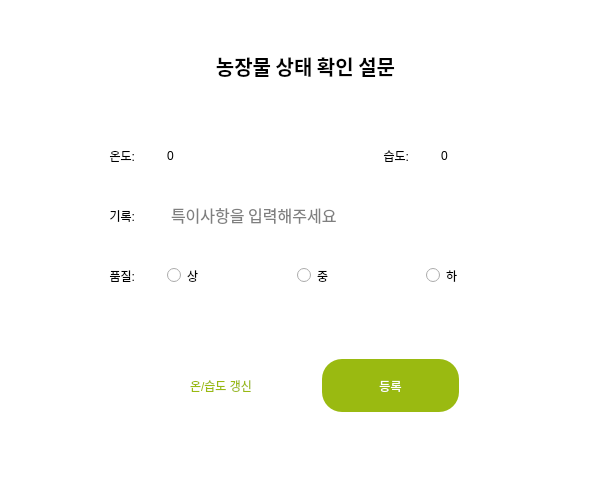
<?xml version="1.0" encoding="UTF-8"?>
<ui version="4.0">
 <class>MainWindow</class>
 <widget class="QMainWindow" name="MainWindow">
  <property name="geometry">
   <rect>
    <x>0</x>
    <y>0</y>
    <width>616</width>
    <height>495</height>
   </rect>
  </property>
  <property name="windowTitle">
   <string>MainWindow</string>
  </property>
  <property name="styleSheet">
   <string notr="true">background-color: #ffffff;</string>
  </property>
  <widget class="QWidget" name="centralwidget">
   <widget class="QFrame" name="horizontalFrame">
    <property name="geometry">
     <rect>
      <x>0</x>
      <y>130</y>
      <width>611</width>
      <height>51</height>
     </rect>
    </property>
    <property name="sizePolicy">
     <sizepolicy hsizetype="Expanding" vsizetype="Preferred">
      <horstretch>0</horstretch>
      <verstretch>0</verstretch>
     </sizepolicy>
    </property>
    <property name="styleSheet">
     <string notr="true"/>
    </property>
    <layout class="QHBoxLayout" name="horizontalLayout">
     <item>
      <widget class="QFrame" name="frame_4">
       <property name="sizePolicy">
        <sizepolicy hsizetype="Fixed" vsizetype="Preferred">
         <horstretch>0</horstretch>
         <verstretch>0</verstretch>
        </sizepolicy>
       </property>
       <property name="minimumSize">
        <size>
         <width>20</width>
         <height>0</height>
        </size>
       </property>
       <property name="styleSheet">
        <string notr="true">border:none</string>
       </property>
       <property name="frameShape">
        <enum>QFrame::StyledPanel</enum>
       </property>
       <property name="frameShadow">
        <enum>QFrame::Raised</enum>
       </property>
       <widget class="QFrame" name="frame_5">
        <property name="geometry">
         <rect>
          <x>60</x>
          <y>-40</y>
          <width>20</width>
          <height>29</height>
         </rect>
        </property>
        <property name="sizePolicy">
         <sizepolicy hsizetype="Fixed" vsizetype="Preferred">
          <horstretch>0</horstretch>
          <verstretch>0</verstretch>
         </sizepolicy>
        </property>
        <property name="minimumSize">
         <size>
          <width>20</width>
          <height>0</height>
         </size>
        </property>
        <property name="frameShape">
         <enum>QFrame::StyledPanel</enum>
        </property>
        <property name="frameShadow">
         <enum>QFrame::Raised</enum>
        </property>
       </widget>
      </widget>
     </item>
     <item>
      <widget class="QLabel" name="temp_label">
       <property name="sizePolicy">
        <sizepolicy hsizetype="Fixed" vsizetype="Preferred">
         <horstretch>0</horstretch>
         <verstretch>0</verstretch>
        </sizepolicy>
       </property>
       <property name="minimumSize">
        <size>
         <width>100</width>
         <height>0</height>
        </size>
       </property>
       <property name="text">
        <string>온도:</string>
       </property>
       <property name="alignment">
        <set>Qt::AlignRight|Qt::AlignTrailing|Qt::AlignVCenter</set>
       </property>
      </widget>
     </item>
     <item>
      <widget class="QFrame" name="frame_30">
       <property name="sizePolicy">
        <sizepolicy hsizetype="Fixed" vsizetype="Preferred">
         <horstretch>0</horstretch>
         <verstretch>0</verstretch>
        </sizepolicy>
       </property>
       <property name="minimumSize">
        <size>
         <width>20</width>
         <height>0</height>
        </size>
       </property>
       <property name="styleSheet">
        <string notr="true">border:none</string>
       </property>
       <property name="frameShape">
        <enum>QFrame::StyledPanel</enum>
       </property>
       <property name="frameShadow">
        <enum>QFrame::Raised</enum>
       </property>
       <widget class="QFrame" name="frame_31">
        <property name="geometry">
         <rect>
          <x>60</x>
          <y>-40</y>
          <width>20</width>
          <height>29</height>
         </rect>
        </property>
        <property name="sizePolicy">
         <sizepolicy hsizetype="Fixed" vsizetype="Preferred">
          <horstretch>0</horstretch>
          <verstretch>0</verstretch>
         </sizepolicy>
        </property>
        <property name="minimumSize">
         <size>
          <width>20</width>
          <height>0</height>
         </size>
        </property>
        <property name="frameShape">
         <enum>QFrame::StyledPanel</enum>
        </property>
        <property name="frameShadow">
         <enum>QFrame::Raised</enum>
        </property>
       </widget>
      </widget>
     </item>
     <item>
      <widget class="QLabel" name="temp_value">
       <property name="sizePolicy">
        <sizepolicy hsizetype="Expanding" vsizetype="Preferred">
         <horstretch>0</horstretch>
         <verstretch>0</verstretch>
        </sizepolicy>
       </property>
       <property name="text">
        <string>0</string>
       </property>
      </widget>
     </item>
     <item>
      <widget class="QLabel" name="humi_label">
       <property name="sizePolicy">
        <sizepolicy hsizetype="Minimum" vsizetype="Preferred">
         <horstretch>0</horstretch>
         <verstretch>0</verstretch>
        </sizepolicy>
       </property>
       <property name="minimumSize">
        <size>
         <width>100</width>
         <height>0</height>
        </size>
       </property>
       <property name="text">
        <string>습도:</string>
       </property>
       <property name="alignment">
        <set>Qt::AlignRight|Qt::AlignTrailing|Qt::AlignVCenter</set>
       </property>
      </widget>
     </item>
     <item>
      <widget class="QFrame" name="frame_32">
       <property name="sizePolicy">
        <sizepolicy hsizetype="Fixed" vsizetype="Preferred">
         <horstretch>0</horstretch>
         <verstretch>0</verstretch>
        </sizepolicy>
       </property>
       <property name="minimumSize">
        <size>
         <width>20</width>
         <height>0</height>
        </size>
       </property>
       <property name="styleSheet">
        <string notr="true">border:none</string>
       </property>
       <property name="frameShape">
        <enum>QFrame::StyledPanel</enum>
       </property>
       <property name="frameShadow">
        <enum>QFrame::Raised</enum>
       </property>
       <widget class="QFrame" name="frame_33">
        <property name="geometry">
         <rect>
          <x>60</x>
          <y>-40</y>
          <width>20</width>
          <height>29</height>
         </rect>
        </property>
        <property name="sizePolicy">
         <sizepolicy hsizetype="Fixed" vsizetype="Preferred">
          <horstretch>0</horstretch>
          <verstretch>0</verstretch>
         </sizepolicy>
        </property>
        <property name="minimumSize">
         <size>
          <width>20</width>
          <height>0</height>
         </size>
        </property>
        <property name="frameShape">
         <enum>QFrame::StyledPanel</enum>
        </property>
        <property name="frameShadow">
         <enum>QFrame::Raised</enum>
        </property>
       </widget>
      </widget>
     </item>
     <item>
      <widget class="QLabel" name="humi_value">
       <property name="sizePolicy">
        <sizepolicy hsizetype="Expanding" vsizetype="Preferred">
         <horstretch>0</horstretch>
         <verstretch>0</verstretch>
        </sizepolicy>
       </property>
       <property name="text">
        <string>0</string>
       </property>
      </widget>
     </item>
     <item>
      <widget class="QFrame" name="frame_6">
       <property name="sizePolicy">
        <sizepolicy hsizetype="Fixed" vsizetype="Preferred">
         <horstretch>0</horstretch>
         <verstretch>0</verstretch>
        </sizepolicy>
       </property>
       <property name="minimumSize">
        <size>
         <width>20</width>
         <height>0</height>
        </size>
       </property>
       <property name="styleSheet">
        <string notr="true">border:none</string>
       </property>
       <property name="frameShape">
        <enum>QFrame::StyledPanel</enum>
       </property>
       <property name="frameShadow">
        <enum>QFrame::Raised</enum>
       </property>
       <widget class="QFrame" name="frame_8">
        <property name="geometry">
         <rect>
          <x>60</x>
          <y>-40</y>
          <width>20</width>
          <height>29</height>
         </rect>
        </property>
        <property name="sizePolicy">
         <sizepolicy hsizetype="Fixed" vsizetype="Preferred">
          <horstretch>0</horstretch>
          <verstretch>0</verstretch>
         </sizepolicy>
        </property>
        <property name="minimumSize">
         <size>
          <width>20</width>
          <height>0</height>
         </size>
        </property>
        <property name="frameShape">
         <enum>QFrame::StyledPanel</enum>
        </property>
        <property name="frameShadow">
         <enum>QFrame::Raised</enum>
        </property>
       </widget>
      </widget>
     </item>
    </layout>
   </widget>
   <widget class="QFrame" name="horizontalFrame_3">
    <property name="geometry">
     <rect>
      <x>0</x>
      <y>250</y>
      <width>611</width>
      <height>51</height>
     </rect>
    </property>
    <property name="sizePolicy">
     <sizepolicy hsizetype="Expanding" vsizetype="Preferred">
      <horstretch>0</horstretch>
      <verstretch>0</verstretch>
     </sizepolicy>
    </property>
    <property name="styleSheet">
     <string notr="true"/>
    </property>
    <layout class="QHBoxLayout" name="horizontalLayout_3">
     <item>
      <widget class="QFrame" name="frame_14">
       <property name="sizePolicy">
        <sizepolicy hsizetype="Fixed" vsizetype="Preferred">
         <horstretch>0</horstretch>
         <verstretch>0</verstretch>
        </sizepolicy>
       </property>
       <property name="minimumSize">
        <size>
         <width>20</width>
         <height>0</height>
        </size>
       </property>
       <property name="styleSheet">
        <string notr="true">border:none</string>
       </property>
       <property name="frameShape">
        <enum>QFrame::StyledPanel</enum>
       </property>
       <property name="frameShadow">
        <enum>QFrame::Raised</enum>
       </property>
       <widget class="QFrame" name="frame_16">
        <property name="geometry">
         <rect>
          <x>60</x>
          <y>-40</y>
          <width>20</width>
          <height>29</height>
         </rect>
        </property>
        <property name="sizePolicy">
         <sizepolicy hsizetype="Fixed" vsizetype="Preferred">
          <horstretch>0</horstretch>
          <verstretch>0</verstretch>
         </sizepolicy>
        </property>
        <property name="minimumSize">
         <size>
          <width>20</width>
          <height>0</height>
         </size>
        </property>
        <property name="frameShape">
         <enum>QFrame::StyledPanel</enum>
        </property>
        <property name="frameShadow">
         <enum>QFrame::Raised</enum>
        </property>
       </widget>
      </widget>
     </item>
     <item>
      <widget class="QLabel" name="quality_label">
       <property name="sizePolicy">
        <sizepolicy hsizetype="Fixed" vsizetype="Preferred">
         <horstretch>0</horstretch>
         <verstretch>0</verstretch>
        </sizepolicy>
       </property>
       <property name="minimumSize">
        <size>
         <width>100</width>
         <height>0</height>
        </size>
       </property>
       <property name="text">
        <string>품질:</string>
       </property>
       <property name="alignment">
        <set>Qt::AlignRight|Qt::AlignTrailing|Qt::AlignVCenter</set>
       </property>
      </widget>
     </item>
     <item>
      <widget class="QFrame" name="frame_20">
       <property name="sizePolicy">
        <sizepolicy hsizetype="Fixed" vsizetype="Preferred">
         <horstretch>0</horstretch>
         <verstretch>0</verstretch>
        </sizepolicy>
       </property>
       <property name="minimumSize">
        <size>
         <width>20</width>
         <height>0</height>
        </size>
       </property>
       <property name="styleSheet">
        <string notr="true">border:none</string>
       </property>
       <property name="frameShape">
        <enum>QFrame::StyledPanel</enum>
       </property>
       <property name="frameShadow">
        <enum>QFrame::Raised</enum>
       </property>
       <widget class="QFrame" name="frame_21">
        <property name="geometry">
         <rect>
          <x>60</x>
          <y>-40</y>
          <width>20</width>
          <height>29</height>
         </rect>
        </property>
        <property name="sizePolicy">
         <sizepolicy hsizetype="Fixed" vsizetype="Preferred">
          <horstretch>0</horstretch>
          <verstretch>0</verstretch>
         </sizepolicy>
        </property>
        <property name="minimumSize">
         <size>
          <width>20</width>
          <height>0</height>
         </size>
        </property>
        <property name="frameShape">
         <enum>QFrame::StyledPanel</enum>
        </property>
        <property name="frameShadow">
         <enum>QFrame::Raised</enum>
        </property>
       </widget>
      </widget>
     </item>
     <item>
      <widget class="QRadioButton" name="quality_good">
       <property name="sizePolicy">
        <sizepolicy hsizetype="Expanding" vsizetype="Expanding">
         <horstretch>0</horstretch>
         <verstretch>0</verstretch>
        </sizepolicy>
       </property>
       <property name="text">
        <string>상</string>
       </property>
      </widget>
     </item>
     <item>
      <widget class="QRadioButton" name="quality_average">
       <property name="sizePolicy">
        <sizepolicy hsizetype="Expanding" vsizetype="Expanding">
         <horstretch>0</horstretch>
         <verstretch>0</verstretch>
        </sizepolicy>
       </property>
       <property name="text">
        <string>중</string>
       </property>
      </widget>
     </item>
     <item>
      <widget class="QRadioButton" name="quality_bad">
       <property name="sizePolicy">
        <sizepolicy hsizetype="Expanding" vsizetype="Expanding">
         <horstretch>0</horstretch>
         <verstretch>0</verstretch>
        </sizepolicy>
       </property>
       <property name="text">
        <string>하</string>
       </property>
      </widget>
     </item>
     <item>
      <widget class="QFrame" name="frame_22">
       <property name="sizePolicy">
        <sizepolicy hsizetype="Fixed" vsizetype="Preferred">
         <horstretch>0</horstretch>
         <verstretch>0</verstretch>
        </sizepolicy>
       </property>
       <property name="minimumSize">
        <size>
         <width>20</width>
         <height>0</height>
        </size>
       </property>
       <property name="styleSheet">
        <string notr="true">border:none</string>
       </property>
       <property name="frameShape">
        <enum>QFrame::StyledPanel</enum>
       </property>
       <property name="frameShadow">
        <enum>QFrame::Raised</enum>
       </property>
       <widget class="QFrame" name="frame_23">
        <property name="geometry">
         <rect>
          <x>60</x>
          <y>-40</y>
          <width>20</width>
          <height>29</height>
         </rect>
        </property>
        <property name="sizePolicy">
         <sizepolicy hsizetype="Fixed" vsizetype="Preferred">
          <horstretch>0</horstretch>
          <verstretch>0</verstretch>
         </sizepolicy>
        </property>
        <property name="minimumSize">
         <size>
          <width>20</width>
          <height>0</height>
         </size>
        </property>
        <property name="frameShape">
         <enum>QFrame::StyledPanel</enum>
        </property>
        <property name="frameShadow">
         <enum>QFrame::Raised</enum>
        </property>
       </widget>
      </widget>
     </item>
     <item>
      <widget class="QFrame" name="frame_17">
       <property name="sizePolicy">
        <sizepolicy hsizetype="Fixed" vsizetype="Preferred">
         <horstretch>0</horstretch>
         <verstretch>0</verstretch>
        </sizepolicy>
       </property>
       <property name="minimumSize">
        <size>
         <width>20</width>
         <height>0</height>
        </size>
       </property>
       <property name="styleSheet">
        <string notr="true">border:none</string>
       </property>
       <property name="frameShape">
        <enum>QFrame::StyledPanel</enum>
       </property>
       <property name="frameShadow">
        <enum>QFrame::Raised</enum>
       </property>
       <widget class="QFrame" name="frame_19">
        <property name="geometry">
         <rect>
          <x>60</x>
          <y>-40</y>
          <width>20</width>
          <height>29</height>
         </rect>
        </property>
        <property name="sizePolicy">
         <sizepolicy hsizetype="Fixed" vsizetype="Preferred">
          <horstretch>0</horstretch>
          <verstretch>0</verstretch>
         </sizepolicy>
        </property>
        <property name="minimumSize">
         <size>
          <width>20</width>
          <height>0</height>
         </size>
        </property>
        <property name="frameShape">
         <enum>QFrame::StyledPanel</enum>
        </property>
        <property name="frameShadow">
         <enum>QFrame::Raised</enum>
        </property>
       </widget>
      </widget>
     </item>
    </layout>
   </widget>
   <widget class="QFrame" name="horizontalFrame_4">
    <property name="geometry">
     <rect>
      <x>0</x>
      <y>350</y>
      <width>611</width>
      <height>71</height>
     </rect>
    </property>
    <property name="sizePolicy">
     <sizepolicy hsizetype="Expanding" vsizetype="Preferred">
      <horstretch>0</horstretch>
      <verstretch>0</verstretch>
     </sizepolicy>
    </property>
    <layout class="QHBoxLayout" name="horizontalLayout_4">
     <item>
      <widget class="QFrame" name="frame">
       <property name="styleSheet">
        <string notr="true">border:none</string>
       </property>
       <property name="frameShape">
        <enum>QFrame::StyledPanel</enum>
       </property>
       <property name="frameShadow">
        <enum>QFrame::Raised</enum>
       </property>
      </widget>
     </item>
     <item>
      <widget class="QPushButton" name="cancel_btn">
       <property name="sizePolicy">
        <sizepolicy hsizetype="Minimum" vsizetype="Expanding">
         <horstretch>0</horstretch>
         <verstretch>0</verstretch>
        </sizepolicy>
       </property>
       <property name="minimumSize">
        <size>
         <width>50</width>
         <height>0</height>
        </size>
       </property>
       <property name="styleSheet">
        <string notr="true">color: #9aba11;
background-color: white;
border: 2px solid 9aba11;
border-radius: 20px;</string>
       </property>
       <property name="text">
        <string>온/습도 갱신</string>
       </property>
      </widget>
     </item>
     <item>
      <widget class="QFrame" name="frame_3">
       <property name="sizePolicy">
        <sizepolicy hsizetype="Fixed" vsizetype="Preferred">
         <horstretch>0</horstretch>
         <verstretch>0</verstretch>
        </sizepolicy>
       </property>
       <property name="minimumSize">
        <size>
         <width>20</width>
         <height>0</height>
        </size>
       </property>
       <property name="styleSheet">
        <string notr="true">border:none</string>
       </property>
       <property name="frameShape">
        <enum>QFrame::StyledPanel</enum>
       </property>
       <property name="frameShadow">
        <enum>QFrame::Raised</enum>
       </property>
      </widget>
     </item>
     <item>
      <widget class="QPushButton" name="regi_btn">
       <property name="sizePolicy">
        <sizepolicy hsizetype="Minimum" vsizetype="Expanding">
         <horstretch>0</horstretch>
         <verstretch>0</verstretch>
        </sizepolicy>
       </property>
       <property name="styleSheet">
        <string notr="true">color: white;
	background-color: #9aba11;
	border-radius: 20px;</string>
       </property>
       <property name="text">
        <string>등록</string>
       </property>
      </widget>
     </item>
     <item>
      <widget class="QFrame" name="frame_2">
       <property name="styleSheet">
        <string notr="true">border:none</string>
       </property>
       <property name="frameShape">
        <enum>QFrame::StyledPanel</enum>
       </property>
       <property name="frameShadow">
        <enum>QFrame::Raised</enum>
       </property>
      </widget>
     </item>
    </layout>
   </widget>
   <widget class="QFrame" name="horizontalFrame_2">
    <property name="geometry">
     <rect>
      <x>0</x>
      <y>190</y>
      <width>611</width>
      <height>51</height>
     </rect>
    </property>
    <property name="sizePolicy">
     <sizepolicy hsizetype="Expanding" vsizetype="Preferred">
      <horstretch>0</horstretch>
      <verstretch>0</verstretch>
     </sizepolicy>
    </property>
    <property name="styleSheet">
     <string notr="true"/>
    </property>
    <layout class="QHBoxLayout" name="horizontalLayout_2">
     <item>
      <widget class="QFrame" name="frame_9">
       <property name="sizePolicy">
        <sizepolicy hsizetype="Fixed" vsizetype="Preferred">
         <horstretch>0</horstretch>
         <verstretch>0</verstretch>
        </sizepolicy>
       </property>
       <property name="minimumSize">
        <size>
         <width>20</width>
         <height>0</height>
        </size>
       </property>
       <property name="styleSheet">
        <string notr="true">border:none</string>
       </property>
       <property name="frameShape">
        <enum>QFrame::StyledPanel</enum>
       </property>
       <property name="frameShadow">
        <enum>QFrame::Raised</enum>
       </property>
       <widget class="QFrame" name="frame_10">
        <property name="geometry">
         <rect>
          <x>60</x>
          <y>-40</y>
          <width>20</width>
          <height>29</height>
         </rect>
        </property>
        <property name="sizePolicy">
         <sizepolicy hsizetype="Fixed" vsizetype="Preferred">
          <horstretch>0</horstretch>
          <verstretch>0</verstretch>
         </sizepolicy>
        </property>
        <property name="minimumSize">
         <size>
          <width>20</width>
          <height>0</height>
         </size>
        </property>
        <property name="frameShape">
         <enum>QFrame::StyledPanel</enum>
        </property>
        <property name="frameShadow">
         <enum>QFrame::Raised</enum>
        </property>
       </widget>
      </widget>
     </item>
     <item>
      <widget class="QLabel" name="etc_label">
       <property name="sizePolicy">
        <sizepolicy hsizetype="Fixed" vsizetype="Preferred">
         <horstretch>0</horstretch>
         <verstretch>0</verstretch>
        </sizepolicy>
       </property>
       <property name="minimumSize">
        <size>
         <width>100</width>
         <height>0</height>
        </size>
       </property>
       <property name="text">
        <string>기록:</string>
       </property>
       <property name="alignment">
        <set>Qt::AlignRight|Qt::AlignTrailing|Qt::AlignVCenter</set>
       </property>
      </widget>
     </item>
     <item>
      <widget class="QFrame" name="frame_24">
       <property name="sizePolicy">
        <sizepolicy hsizetype="Fixed" vsizetype="Preferred">
         <horstretch>0</horstretch>
         <verstretch>0</verstretch>
        </sizepolicy>
       </property>
       <property name="minimumSize">
        <size>
         <width>20</width>
         <height>0</height>
        </size>
       </property>
       <property name="styleSheet">
        <string notr="true">border:none</string>
       </property>
       <property name="frameShape">
        <enum>QFrame::StyledPanel</enum>
       </property>
       <property name="frameShadow">
        <enum>QFrame::Raised</enum>
       </property>
       <widget class="QFrame" name="frame_25">
        <property name="geometry">
         <rect>
          <x>60</x>
          <y>-40</y>
          <width>20</width>
          <height>29</height>
         </rect>
        </property>
        <property name="sizePolicy">
         <sizepolicy hsizetype="Fixed" vsizetype="Preferred">
          <horstretch>0</horstretch>
          <verstretch>0</verstretch>
         </sizepolicy>
        </property>
        <property name="minimumSize">
         <size>
          <width>20</width>
          <height>0</height>
         </size>
        </property>
        <property name="frameShape">
         <enum>QFrame::StyledPanel</enum>
        </property>
        <property name="frameShadow">
         <enum>QFrame::Raised</enum>
        </property>
       </widget>
      </widget>
     </item>
     <item>
      <widget class="QTextEdit" name="etc_text">
       <property name="font">
        <font>
         <family>은 돋움</family>
         <pointsize>12</pointsize>
        </font>
       </property>
       <property name="autoFillBackground">
        <bool>false</bool>
       </property>
       <property name="styleSheet">
        <string notr="true">border:none;</string>
       </property>
       <property name="html">
        <string>&lt;!DOCTYPE HTML PUBLIC &quot;-//W3C//DTD HTML 4.0//EN&quot; &quot;http://www.w3.org/TR/REC-html40/strict.dtd&quot;&gt;
&lt;html&gt;&lt;head&gt;&lt;meta name=&quot;qrichtext&quot; content=&quot;1&quot; /&gt;&lt;style type=&quot;text/css&quot;&gt;
p, li { white-space: pre-wrap; }
&lt;/style&gt;&lt;/head&gt;&lt;body style=&quot; font-family:'은 돋움'; font-size:12pt; font-weight:400; font-style:normal;&quot;&gt;
&lt;p style=&quot;-qt-paragraph-type:empty; margin-top:0px; margin-bottom:0px; margin-left:0px; margin-right:0px; -qt-block-indent:0; text-indent:0px; font-family:'Gulim'; font-size:9pt;&quot;&gt;&lt;br /&gt;&lt;/p&gt;&lt;/body&gt;&lt;/html&gt;</string>
       </property>
       <property name="placeholderText">
        <string>특이사항을 입력해주세요</string>
       </property>
      </widget>
     </item>
     <item>
      <widget class="QFrame" name="frame_26">
       <property name="sizePolicy">
        <sizepolicy hsizetype="Fixed" vsizetype="Preferred">
         <horstretch>0</horstretch>
         <verstretch>0</verstretch>
        </sizepolicy>
       </property>
       <property name="minimumSize">
        <size>
         <width>20</width>
         <height>0</height>
        </size>
       </property>
       <property name="styleSheet">
        <string notr="true">border:none</string>
       </property>
       <property name="frameShape">
        <enum>QFrame::StyledPanel</enum>
       </property>
       <property name="frameShadow">
        <enum>QFrame::Raised</enum>
       </property>
       <widget class="QFrame" name="frame_27">
        <property name="geometry">
         <rect>
          <x>60</x>
          <y>-40</y>
          <width>20</width>
          <height>29</height>
         </rect>
        </property>
        <property name="sizePolicy">
         <sizepolicy hsizetype="Fixed" vsizetype="Preferred">
          <horstretch>0</horstretch>
          <verstretch>0</verstretch>
         </sizepolicy>
        </property>
        <property name="minimumSize">
         <size>
          <width>20</width>
          <height>0</height>
         </size>
        </property>
        <property name="frameShape">
         <enum>QFrame::StyledPanel</enum>
        </property>
        <property name="frameShadow">
         <enum>QFrame::Raised</enum>
        </property>
       </widget>
      </widget>
     </item>
     <item>
      <widget class="QFrame" name="frame_11">
       <property name="sizePolicy">
        <sizepolicy hsizetype="Fixed" vsizetype="Preferred">
         <horstretch>0</horstretch>
         <verstretch>0</verstretch>
        </sizepolicy>
       </property>
       <property name="minimumSize">
        <size>
         <width>20</width>
         <height>0</height>
        </size>
       </property>
       <property name="styleSheet">
        <string notr="true">border:none</string>
       </property>
       <property name="frameShape">
        <enum>QFrame::StyledPanel</enum>
       </property>
       <property name="frameShadow">
        <enum>QFrame::Raised</enum>
       </property>
       <widget class="QFrame" name="frame_13">
        <property name="geometry">
         <rect>
          <x>60</x>
          <y>-40</y>
          <width>20</width>
          <height>29</height>
         </rect>
        </property>
        <property name="sizePolicy">
         <sizepolicy hsizetype="Fixed" vsizetype="Preferred">
          <horstretch>0</horstretch>
          <verstretch>0</verstretch>
         </sizepolicy>
        </property>
        <property name="minimumSize">
         <size>
          <width>20</width>
          <height>0</height>
         </size>
        </property>
        <property name="frameShape">
         <enum>QFrame::StyledPanel</enum>
        </property>
        <property name="frameShadow">
         <enum>QFrame::Raised</enum>
        </property>
       </widget>
      </widget>
     </item>
    </layout>
   </widget>
   <widget class="QFrame" name="horizontalFrame_5">
    <property name="geometry">
     <rect>
      <x>0</x>
      <y>40</y>
      <width>611</width>
      <height>51</height>
     </rect>
    </property>
    <property name="sizePolicy">
     <sizepolicy hsizetype="Expanding" vsizetype="Preferred">
      <horstretch>0</horstretch>
      <verstretch>0</verstretch>
     </sizepolicy>
    </property>
    <property name="styleSheet">
     <string notr="true">padding:0px 30px;</string>
    </property>
    <layout class="QHBoxLayout" name="horizontalLayout_5">
     <item>
      <widget class="QLabel" name="label">
       <property name="font">
        <font>
         <family>은 돋움</family>
         <pointsize>15</pointsize>
         <weight>75</weight>
         <bold>true</bold>
        </font>
       </property>
       <property name="text">
        <string>농장물 상태 확인 설문</string>
       </property>
       <property name="alignment">
        <set>Qt::AlignCenter</set>
       </property>
      </widget>
     </item>
    </layout>
   </widget>
  </widget>
  <widget class="QMenuBar" name="menubar">
   <property name="geometry">
    <rect>
     <x>0</x>
     <y>0</y>
     <width>616</width>
     <height>27</height>
    </rect>
   </property>
  </widget>
  <widget class="QStatusBar" name="statusbar"/>
 </widget>
 <resources/>
 <connections/>
</ui>
